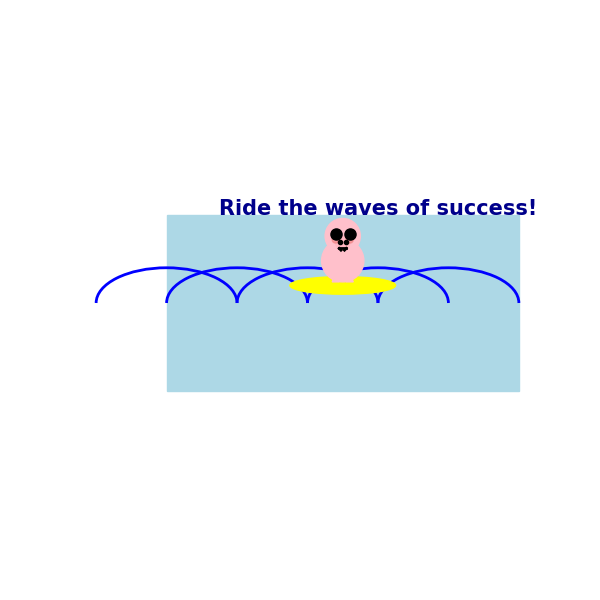

Write the Python code that produced this figure.
import matplotlib.pyplot as plt
import matplotlib.patches as patches

# Create a new figure and a single subplot for a cuter pig
fig, ax = plt.subplots(figsize=(6, 6))

# Draw the ocean (background)
ax.add_patch(patches.Rectangle((0, 0), 10, 5, color='lightblue'))

# Draw waves
wave_count = 5
for i in range(wave_count):
    wave = patches.Arc((2*i, 2.5), 4, 2, angle=0, theta1=0, theta2=180, color='blue', lw=2)
    ax.add_patch(wave)

# Draw a surfboard
surfboard = patches.Ellipse((5, 3), 3, 0.5, color='yellow')
ax.add_patch(surfboard)

# Draw a cuter pig surfing
# Pig's body
body = patches.Circle((5, 3.7), 0.6, color='pink')
ax.add_patch(body)

# Pig's head (larger and rounder for a cuter look)
head = patches.Circle((5, 4.4), 0.5, color='pink')
ax.add_patch(head)

# Pig's ears (smaller and rounder for cuteness)
left_ear = patches.Polygon([[4.85, 4.8], [4.7, 4.5], [4.95, 4.55]], color='pink')
right_ear = patches.Polygon([[5.15, 4.8], [5.3, 4.5], [5.05, 4.55]], color='pink')
ax.add_patch(left_ear)
ax.add_patch(right_ear)

# Pig's eyes (larger for a cuter look)
ax.plot([4.8, 5.2], [4.45, 4.45], 'ko', markersize=8)

# Pig's snout (larger for cuteness)
snout = patches.Circle((5, 4.2), 0.2, color='lightpink')
ax.add_patch(snout)
ax.plot([4.92, 5.08], [4.22, 4.22], 'k.', markersize=6)

# Pig's blush (to add cuteness)
ax.add_patch(patches.Circle((4.8, 4.3), 0.1, color='lightcoral', alpha=0.6))
ax.add_patch(patches.Circle((5.2, 4.3), 0.1, color='lightcoral', alpha=0.6))

# Pig's mouth (small smile for cuteness)
ax.plot([4.9, 5.1], [4.05, 4.05], 'k', linewidth=2)
ax.plot([4.9, 4.95], [4.05, 4], 'k', linewidth=2)
ax.plot([5.1, 5.05], [4.05, 4], 'k', linewidth=2)

# Pig's arms (smaller and rounder)
left_arm = patches.Polygon([[4.7, 3.9], [4.6, 3.7], [4.8, 3.6]], color='pink')
right_arm = patches.Polygon([[5.3, 3.9], [5.4, 3.7], [5.2, 3.6]], color='pink')
ax.add_patch(left_arm)
ax.add_patch(right_arm)

# Pig's legs (smaller and rounder)
left_leg = patches.Polygon([[4.8, 3.3], [4.7, 3.1], [4.9, 3.1]], color='pink')
right_leg = patches.Polygon([[5.2, 3.3], [5.3, 3.1], [5.1, 3.1]], color='pink')
ax.add_patch(left_leg)
ax.add_patch(right_leg)

# Add the encouraging text
plt.text(1.5, 5, "Ride the waves of success!", fontsize=15, color='darkblue', weight='bold')

# Remove axes
ax.axis('off')

# Adjust the aspect ratio
ax.set_aspect('equal')

# Save the picture
plt.savefig('cute_surfing_pig.png')

# Display the picture
plt.show()